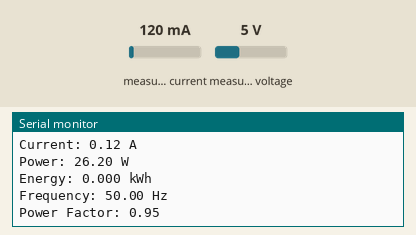
Simulated run of this sketch. Board: ESP32. Shown: the last lines printed to the serial monitor. The test bench sets the inputs (shaded band); at power-on: measured current 120 mA, measured voltage 5 V.

Above: at 1.2 s.
1.3 s: measured current set to 40 mA
At 2.13 s:
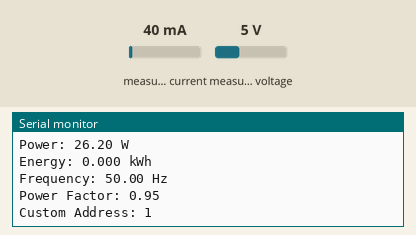
2.8 s: measured voltage set to 0.3 V
4.3 s: measured current set to 500 mA
At 8.34 s:
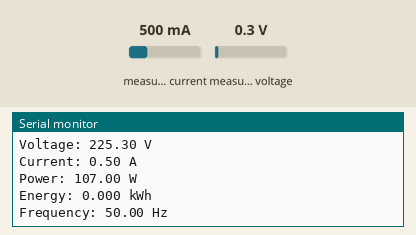
Timing chart, 0 to 9.8 s (numbered marks = the images above; inputs shaded):
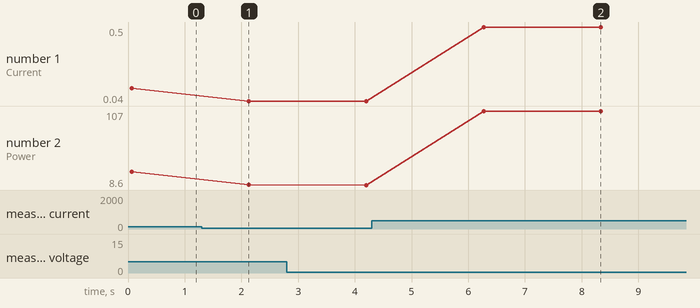

The sketch:

SimpleACEnergyMeter.ino
```cpp
#include <PZEM004Tv30.h>

// Define the UART2 RX and TX pins on ESP32 (Connect these to PZEM-004T)
#define PZEM_RX_PIN 16  // ESP32 RX (Connect to PZEM TX)
#define PZEM_TX_PIN 17  // ESP32 TX (Connect to PZEM RX)

// Initialize the PZEM sensor using Hardware Serial2
PZEM004Tv30 pzem(Serial2, PZEM_RX_PIN, PZEM_TX_PIN);

void setup() {
    Serial.begin(115200);
    Serial.println("PZEM-004T V3.0 Power Meter - ESP32");

    // Uncomment to reset the energy counter
    // pzem.resetEnergy();
}

void loop() {
    Serial.print("Custom Address: ");
    Serial.println(pzem.readAddress(), HEX);

    // Read data from the PZEM sensor
    float voltage   = pzem.voltage();
    float current   = pzem.current();
    float power     = pzem.power();
    float energy    = pzem.energy();
    float frequency = pzem.frequency();
    float pf        = pzem.pf();

    // Original error handling (unchanged)
    if(isnan(voltage)){
        Serial.println("Error reading voltage");
    } else if (isnan(current)) {
        Serial.println("Error reading current");
    } else if (isnan(power)) {
        Serial.println("Error reading power");
    } else if (isnan(energy)) {
        Serial.println("Error reading energy");
    } else if (isnan(frequency)) {
        Serial.println("Error reading frequency");
    } else if (isnan(pf)) {
        Serial.println("Error reading power factor");
    } else {
        // Print values
        Serial.print("Voltage: ");      Serial.print(voltage);   Serial.println(" V");
        Serial.print("Current: ");      Serial.print(current);   Serial.println(" A");
        Serial.print("Power: ");        Serial.print(power);     Serial.println(" W");
        Serial.print("Energy: ");       Serial.print(energy, 3); Serial.println(" kWh");
        Serial.print("Frequency: ");    Serial.print(frequency); Serial.println(" Hz");
        Serial.print("Power Factor: "); Serial.println(pf);
    }

    Serial.println();
    delay(2000);  // Wait 2 seconds before next reading
}
```

Measured:
- after the input at 4.3 s, the serial monitor: prints a new line after 2.0 s (image 2)
- plotted number 1: 0.12 → 0.04 after the input at 1.3 s, 0.04 → 0.5 after the input at 4.3 s
- plotted number 2: 26.2 → 8.7 after the input at 1.3 s, 8.7 → 8.6 after the input at 2.8 s, 8.6 → 107 after the input at 4.3 s
